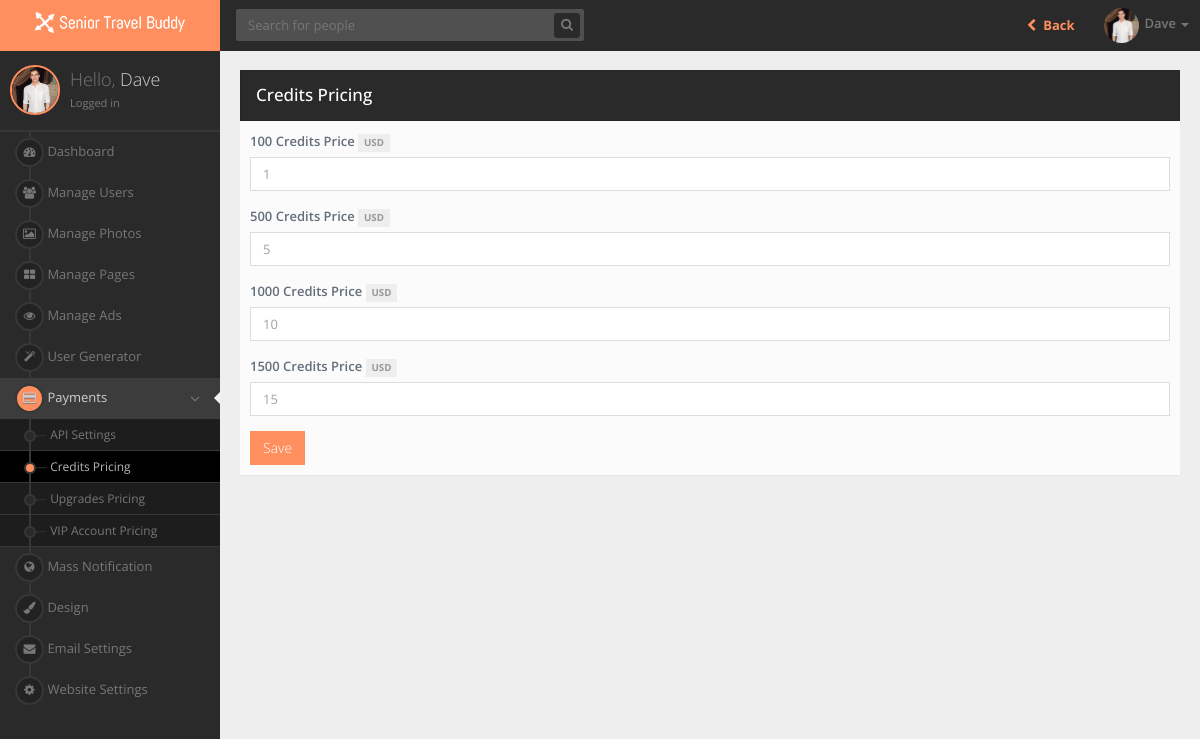
The app's page /admin/credits_pricing.php (signed in) with its own data.
### tables this page shows
CREATE TABLE `users` (
  `id` int(11) NOT NULL AUTO_INCREMENT,
  `full_name` varchar(150) DEFAULT NULL,
  `email` varchar(100) DEFAULT NULL,
  `password` varchar(123) DEFAULT NULL,
  `country` varchar(199) DEFAULT NULL,
  `city` varchar(100) DEFAULT NULL,
  `credits` int(11) DEFAULT NULL,
  `latitude` varchar(50) DEFAULT NULL,
  `longitude` varchar(50) DEFAULT NULL,
  `age` int(11) DEFAULT NULL,
  `bio` text,
  `gender` varchar(20) DEFAULT NULL,
  `sexual_interest` int(11) DEFAULT NULL,
  `instagram_username` varchar(50) DEFAULT '',
  `profile_picture` varchar(200) DEFAULT NULL,
  `ip` varchar(50) DEFAULT NULL,
  `registered` int(11) DEFAULT '0',
  `last_login` int(11) DEFAULT '0',
  `last_active` int(11) DEFAULT '0',
  `updated_preferences` int(11) DEFAULT '0',
  `updated_name` int(11) DEFAULT '0',
  `is_admin` int(11) DEFAULT '0',
  `is_incognito` int(11) DEFAULT '0',
  `is_verified` int(11) DEFAULT '0',
  `has_disabled_ads` int(11) DEFAULT '0',
  `is_increased_exposure` int(11) DEFAULT '0',
  `language` varchar(100) DEFAULT NULL,
  `interests` text,
  `uploaded_photos` int(11) DEFAULT '0',
  `is_vip` int(20) DEFAULT '0',
  `vip_expiration` int(20) DEFAULT '0',
  `ghost_mode_start` int(20) DEFAULT '0',
  `verified_badge_start` int(20) DEFAULT '0',
  `spotlight_start` int(20) DEFAULT '0',
  `disable_ads_start` int(20) DEFAULT '0',
  `ghost_mode_expiration` int(20) DEFAULT '0',
  `verified_badge_expiration` int(20) DEFAULT '0',
  `spotlight_expiration` int(20) DEFAULT '0',
  `disable_ads_expiration` int(20) DEFAULT '0',
  `height` text,
  `weight` int(11) DEFAULT '0',
  `last_encounter` int(11) DEFAULT '0',
  `marital_status` varchar(10) NOT NULL,
  `has_traveled` varchar(10) NOT NULL,
  `where_traveled` varchar(300) NOT NULL,
  `preferred_destination` varchar(300) NOT NULL,
  `cruising_or_touring` varchar(10) NOT NULL,
  `state_of_health` varchar(10) NOT NULL,
  `active_or_slow_travel` varchar(10) NOT NULL,
  `distance_to_travel` varchar(6) NOT NULL,
  `spontaneous_or_itinerary` varchar(20) NOT NULL,
  `smoker` varchar(10) NOT NULL,
  `accommodation_type` varchar(10) NOT NULL,
  `budget` varchar(10) NOT NULL,
  `luggage_type` varchar(30) NOT NULL,
  `foodie` varchar(10) NOT NULL,
  `alcohol` varchar(10) NOT NULL,
  `rating_lounge_poolside_beach` varchar(30) NOT NULL,
  `rating_explore` varchar(20) NOT NULL,
  `rating_shopping` varchar(30) NOT NULL,
  `rating_casino` varchar(20) NOT NULL,
  `rating_tours` varchar(30) NOT NULL,
  `rating_food` varchar(30) NOT NULL,
  `rating_spa` varchar(30) NOT NULL,
  `rating_sports` varchar(30) NOT NULL,
  `rating_concerts` varchar(30) NOT NULL,
  `group_or_independent` varchar(30) NOT NULL,
  `small_or_mega_ship_cruising` varchar(30) NOT NULL,
  `active_or_sedentary` varchar(30) NOT NULL,
  `primary_language` varchar(30) NOT NULL,
  PRIMARY KEY (`id`)
);

CREATE TABLE `settings` (
  `id` int(11) NOT NULL AUTO_INCREMENT,
  `fortumo_service_id` varchar(50) NOT NULL,
  `paypal_email` varchar(20) NOT NULL,
  `stripe_secret_key` varchar(50) NOT NULL,
  `stripe_publishable_key` varchar(50) NOT NULL,
  `currency` varchar(10) NOT NULL,
  `credits_price_100` int(11) NOT NULL,
  `credits_price_500` int(11) NOT NULL,
  `credits_price_1000` int(11) NOT NULL,
  `credits_price_1500` int(11) NOT NULL,
  `gift_price` int(11) NOT NULL,
  `feature_price` int(11) NOT NULL,
  `sticker_pack_price` int(11) NOT NULL,
  `vip_1_month` int(11) NOT NULL,
  `vip_3_months` int(11) NOT NULL,
  `vip_6_months` int(11) NOT NULL,
  `facebook_link` varchar(100) NOT NULL,
  `twitter_link` varchar(100) NOT NULL,
  `google_plus_link` varchar(100) NOT NULL,
  `email_sender` varchar(100) NOT NULL,
  `smtp_host` varchar(100) NOT NULL,
  `smtp_username` varchar(100) NOT NULL,
  `smtp_password` varchar(100) NOT NULL,
  `smtp_encryption` varchar(100) NOT NULL,
  `smtp_port` varchar(10) NOT NULL,
  `winter_theme` int(11) NOT NULL,
  PRIMARY KEY (`id`)
);

### admin/credits_pricing.php (called while the page is built, shortened)
<?php
require('../core/config.php');
require('../core/system.php');
$system = new System;
$system->domain = $domain;
$system->db = $db;
$menu['payments'] = 'active';
$menu['credits_pricing'] = 'active';
$menu['payments_display'] = 'block';
$user = $system->getUserInfo($_SESSION['user_id']);
$settings = $system->getSettings();
require('../inc/admin/top.php');
require('../layout/admin/credits_pricing.php');
require('../inc/admin/bottom.php');

### core/config.php (called while the page is built, shortened)
<?php
	$domain = 'http://localhost';

### core/system.php (called while the page is built, shortened)
<?php
class System {
	public $domain;
	public $db;
	public function getDomain() {
		return $this->domain;
	}
	public function getProfilePicture($user) {
		if(filter_var($user->profile_picture,FILTER_VALIDATE_URL)) {
			return $user->profile_picture;
		} else {
			return $this->domain.'/uploads/'.$user->profile_picture;
		}
	}
	public function getUserInfo($id) {
		$user = $this->db->query("SELECT * FROM users WHERE id='".$id."'");
		$user = $user->fetch_object();
		return $user;
	}
	public function getFirstName($full_name) {
		$full_name = explode(' ',$full_name);
		return $full_name[0];
	}
	public function getSettings() {
		$settings = $this->db->query("SELECT * FROM settings LIMIT 1");
		return $settings->fetch_object();
	}
}

### layout/admin/credits_pricing.php (the view)
<section id="page-content">
    <div class="body-content animated fadeIn">
        <div class="row">
            <div class="col-lg-12">
                <div class="panel panel-inverse rounded shadow">
                    <div class="panel-heading text-white">
                        <div class="pull-left">
                            <h3 class="panel-title text-special">Credits Pricing</h3>
                        </div>
                        <div class="clearfix"></div>
                    </div>
                    <div class="panel-body">
                        <form action="" method="post">
                            <div class="form-group">
                                <label class="font600">100 Credits Price <div class="label label-default"><?=$settings->currency?></div> </label>
                                <input type="text" name="credits_price_100" value="<?php echo $settings->credits_price_100?>" class="form-control">
                            </div>
                            <div class="form-group">
                                <label class="font600">500 Credits Price <div class="label label-default"><?=$settings->currency?></div> </label>
                                <input type="text" name="credits_price_500" value="<?php echo $settings->credits_price_500?>" class="form-control">
                            </div>
                            <div class="form-group">
                                <label class="font600">1000 Credits Price <div class="label label-default"><?=$settings->currency?></div> </label>
                                <input type="text" name="credits_price_1000" value="<?php echo $settings->credits_price_1000?>" class="form-control">
                            </div>
                            <div class="form-group">
                                <label class="font600">1500 Credits Price <div class="label label-default"><?=$settings->currency?></div> </label>
                                <input type="text" name="credits_price_1500" value="<?php echo $settings->credits_price_1500?>" class="form-control">
                            </div>
                            <input type="submit" name="save" class="btn btn-theme" value="Save">
                        </form>
                    </div>
                </div>
            </div>
        </div>
    </div>
</section>

### inc/admin/top.php (shortened to what this page needs)
<!DOCTYPE html>
 <html lang="en">
<head> <meta name="robots" content="noindex">
<link href="<?=$system->getDomain()?>/assets/admin/css/bootstrap.min.css" rel="stylesheet">
<link href="https://maxcdn.bootstrapcdn.com/font-awesome/4.2.0/css/font-awesome.min.css" rel="stylesheet">
<link href="<?=$system->getDomain()?>/assets/admin/css/animate.min.css" rel="stylesheet">
<link href="<?=$system->getDomain()?>/assets/admin/css/jquery.gritter/css/jquery.gritter.css" rel="stylesheet">
<link href="<?=$system->getDomain()?>/assets/admin/css/reset.css" rel="stylesheet">
<link href="<?=$system->getDomain()?>/assets/admin/css/layout.css" rel="stylesheet">
<link href="<?=$system->getDomain()?>/assets/admin/css/components.css" rel="stylesheet">
<link href="<?=$system->getDomain()?>/assets/admin/css/plugins.css" rel="stylesheet">
<link href="<?=$system->getDomain()?>/assets/admin/css/misc.css" rel="stylesheet">
<link href="<?=$system->getDomain()?>/assets/admin/css/chosen.min.css" rel="stylesheet">
</head>
<body>
<section id="wrapper">
<header id="header">
<div class="header-left">
<div class="navbar-header">
<a class="navbar-brand" href="dashboard.php">
<img class="logo" src="<?=$system->getDomain()?>/img/logo-small.png">
</a>
</div>
</div>
<div class="header-right">
<div class="navbar navbar-toolbar navbar-dark">
<ul class="nav navbar-nav navbar-left">
<li class="navbar-search">
<form action="<?=$system->getDomain()?>/admin/users.php" method="POST" class="navbar-form">
<div class="form-group has-feedback">
<input type="text" name="query" class="form-control typeahead rounded" placeholder="Search for people" value="<?=$query?>">
<button type="submit" name="search" class="btn btn-theme fa fa-search form-control-feedback rounded"></button>
</div>
</form>
</li>
</ul>
<ul class="nav navbar-nav navbar-right">
<li>
<a href="<?=$system->getDomain()?>/people" style="background:none;"> <b> <i class="fa fa-fw fa-chevron-left"></i> Back </b> </a>
</li>
<li class="dropdown navbar-profile">
<a href="#" class="dropdown-toggle" data-toggle="dropdown">
<span class="meta">
<span class="avatar"><img src="<?=$system->getProfilePicture($user)?>" class="img-circle" style="width:35px;height:35px;"></span>
<span class="text hidden-xs hidden-sm text-muted"><?=$system->getFirstName($user->full_name)?></span>
<span class="caret"></span>
</span>
</a>
</li>
</ul>
</div>
</div>
</header>
<aside id="sidebar-left" class="sidebar-circle sidebar-dark">
<div class="sidebar-content">
<div class="media">
<a class="pull-left has-notif avatar" href="<?=$system->getDomain()?>/user/<?=$user->id?>">
<img src="<?=$system->getProfilePicture($user)?>" style="width:50px;height:50px;">
</a>
<div class="media-body">
<h4 class="media-heading">Hello, <span><?=$system->getFirstName($user->full_name)?></span></h4>
<small>Logged in</small>
</div>
</div>
</div>
<ul class="sidebar-menu">
<li class="<?=$menu['dashboard']?>">
<a href="<?=$system->getDomain()?>/admin/dashboard.php">
<span class="icon"><i class="fa fa-dashboard"></i></span>
<span class="text">Dashboard</span>
</a>
</li>
<li class="<?=$menu['users']?>">
<a href="<?=$system->getDomain()?>/admin/users.php">
<span class="icon"><i class="fa fa-users"></i></span>
<span class="text">Manage Users</span>
</a>
</li>
<li class="<?=$menu['photos']?>">
<a href="<?=$system->getDomain()?>/admin/photos.php">
<span class="icon"><i class="fa fa-image"></i></span>
<span class="text">Manage Photos</span>
</a>
</li>
<li class="<?=$menu['pages']?>">
<a href="<?=$system->getDomain()?>/admin/pages.php">
<span class="icon"><i class="fa fa-th-large"></i></span>
<span class="text">Manage Pages</span>
</a>
</li>
<li class="<?=$menu['ads']?>">
<a href="<?=$system->getDomain()?>/admin/ads.php">
<span class="icon"><i class="fa fa-eye"></i></span>
<span class="text">Manage Ads</span>
</a>
</li>
<li class="<?=$menu['user_generator']?>">
<a href="<?=$system->getDomain()?>/admin/user_generator.php">
<span class="icon"><i class="fa fa-magic"></i></span>
<span class="text">User Generator</span>
</a>
</li>
<li class="submenu <?=$menu['payments']?>">
<a href="javascript:void(0);">
<span class="icon"><i class="fa fa-credit-card"></i></span>
<span class="text">Payments</span>
<span class="arrow fa-angle-double-right"></span>
<span class="selected"></span>
</a>
<ul style="display: <?=$menu['payments_display']?>;">
<li class="<?=$menu['payments_api']?>"><a href="payments_api.php">API Settings</a></li>
<li class="<?=$menu['credits_pricing']?>"><a href="credits_pricing.php">Credits Pricing</a></li>
<li class="<?=$menu['upgrades_pricing']?>"><a href="upgrades_pricing.php">Upgrades Pricing</a></li>
<li class="<?=$menu['vip_pricing']?>"><a href="vip_pricing.php">VIP Account Pricing</a></li>
</ul>
</li>
<li class="<?=$menu['mass_notification']?>">
<a href="<?=$system->getDomain()?>/admin/mass_notification.php">
<span class="icon"><i class="fa fa-globe"></i></span>
<span class="text">Mass Notification</span>
</a>
</li>
<li class="<?=$menu['layout']?>">
<a href="<?=$system->getDomain()?>/admin/design.php">
<span class="icon"><i class="fa fa-paint-brush"></i></span>
<span class="text">Design</span>
</a>
</li>
<li class="<?=$menu['email_settings']?>">
<a href="<?=$system->getDomain()?>/admin/email_settings.php">
<span class="icon"><i class="fa fa-envelope"></i></span>
<span class="text">Email Settings</span>
</a>
</li>
<li class="<?=$menu['settings']?>">
<a href="<?=$system->getDomain()?>/admin/settings.php">
<span class="icon"><i class="fa fa-cog"></i></span>
<span class="text">Website Settings</span>
</a>
</li>
</ul>
</aside>

### assets/admin/css/misc.css (style rules this page uses)
#header .navbar-header { background-color:#FF8F5E; }
#sidebar-left.sidebar-box .sidebar-content img, #sidebar-left.sidebar-rounded .sidebar-content img, #sidebar-left.sidebar-circle .sidebar-content img { border: 2px solid #FF8F5E; }
#sidebar-left.sidebar-box .sidebar-menu > li.active > a > .icon i, #sidebar-left.sidebar-rounded .sidebar-menu > li.active > a > .icon i, #sidebar-left.sidebar-circle .sidebar-menu > li.active > a > .icon i { background-color:#FF8F5E; }
#sidebar-left .sidebar-menu ul li.active:after { background-color:#FF8F5E; }
a { color: #FF8F5E; }
.btn-theme { background-color:#FF8F5E; border-color: #FF8F5E; color: white; }
.font600 { font-weight: 600; }

### records on screen
users: profile_picture (picture), full_name "Dave"
settings: currency "USD", credits_price_100 "1", credits_price_500 "5", credits_price_1000 "10", credits_price_1500 "15"
